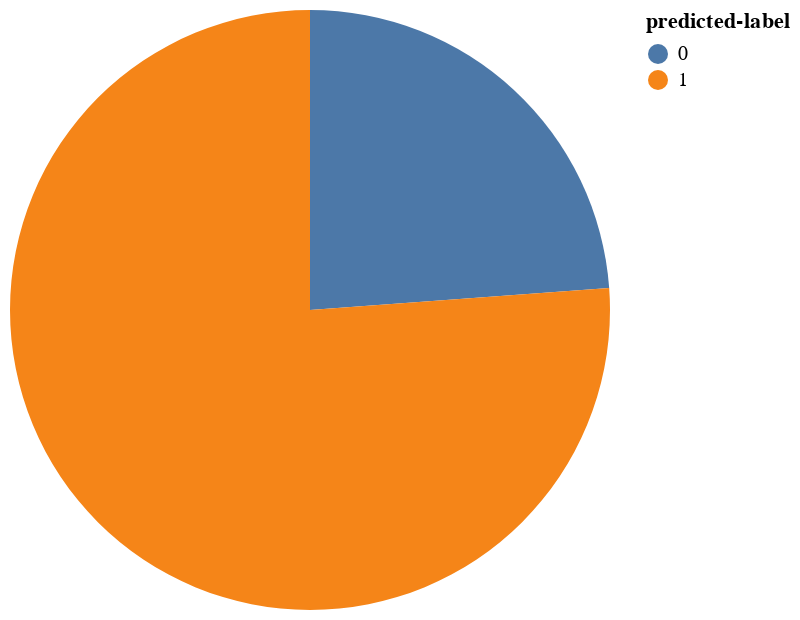

The notebook cell saved with this chart:
### Code cell
counting = pl_yp.select(pl.col('predicted-label').value_counts()).unnest('predicted-label')

pie = (alt.Chart(counting).mark_arc()
.encode(
    theta=alt.Theta('count', stack='normalize', type='quantitative'),
    color=alt.Color('predicted-label', type='nominal'),
    tooltip=['predicted-label', 'count:N'],
))

pie

### Figure 1 — Vega-Lite specification as saved in the notebook (floating-point values rounded to 4 significant figures)
{"config": {"view": {"continuousWidth": 300, "continuousHeight": 300}}, "data": {"name": "data-cb6f92e860bc04fc79f7f6932c8bbc99"}, "mark": {"type": "arc"}, "encoding": {"color": {"field": "predicted-label", "type": "nominal"}, "theta": {"field": "count", "stack": "normalize", "type": "quantitative"}, "tooltip": [{"field": "predicted-label", "type": "quantitative"}, {"field": "count", "type": "nominal"}]}, "$schema": "https://vega.github.io/schema/vega-lite/v5.20.1.json", "datasets": {"data-cb6f92e860bc04fc79f7f6932c8bbc99": [{"predicted-label": 0, "count": 1936}, {"predicted-label": 1, "count": 6188}]}}
